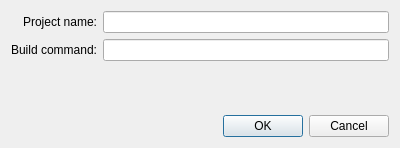
<ui version="4.0" >
 <class>ProjectProperties</class>
 <widget class="QDialog" name="ProjectProperties" >
  <property name="geometry" >
   <rect>
    <x>0</x>
    <y>0</y>
    <width>400</width>
    <height>148</height>
   </rect>
  </property>
  <property name="windowTitle" >
   <string>Project Properties</string>
  </property>
  <layout class="QVBoxLayout" >
   <item>
    <layout class="QGridLayout" >
     <item row="0" column="0" >
      <widget class="QLabel" name="label_2" >
       <property name="text" >
        <string>Project name:</string>
       </property>
       <property name="alignment" >
        <set>Qt::AlignRight|Qt::AlignTrailing|Qt::AlignVCenter</set>
       </property>
       <property name="buddy" >
        <cstring>projectNameField</cstring>
       </property>
      </widget>
     </item>
     <item row="0" column="1" >
      <widget class="QLineEdit" name="projectNameField" />
     </item>
     <item row="1" column="0" >
      <widget class="QLabel" name="label" >
       <property name="text" >
        <string>Build command:</string>
       </property>
       <property name="alignment" >
        <set>Qt::AlignRight|Qt::AlignTrailing|Qt::AlignVCenter</set>
       </property>
       <property name="buddy" >
        <cstring>buildCommandField</cstring>
       </property>
      </widget>
     </item>
     <item row="1" column="1" >
      <widget class="QLineEdit" name="buildCommandField" />
     </item>
    </layout>
   </item>
   <item>
    <spacer>
     <property name="orientation" >
      <enum>Qt::Vertical</enum>
     </property>
     <property name="sizeHint" >
      <size>
       <width>20</width>
       <height>40</height>
      </size>
     </property>
    </spacer>
   </item>
   <item>
    <widget class="QDialogButtonBox" name="buttonBox" >
     <property name="orientation" >
      <enum>Qt::Horizontal</enum>
     </property>
     <property name="standardButtons" >
      <set>QDialogButtonBox::Cancel|QDialogButtonBox::NoButton|QDialogButtonBox::Ok</set>
     </property>
    </widget>
   </item>
  </layout>
 </widget>
 <resources/>
 <connections>
  <connection>
   <sender>buttonBox</sender>
   <signal>accepted()</signal>
   <receiver>ProjectProperties</receiver>
   <slot>accept()</slot>
   <hints>
    <hint type="sourcelabel" >
     <x>227</x>
     <y>278</y>
    </hint>
    <hint type="destinationlabel" >
     <x>157</x>
     <y>274</y>
    </hint>
   </hints>
  </connection>
  <connection>
   <sender>buttonBox</sender>
   <signal>rejected()</signal>
   <receiver>ProjectProperties</receiver>
   <slot>reject()</slot>
   <hints>
    <hint type="sourcelabel" >
     <x>295</x>
     <y>284</y>
    </hint>
    <hint type="destinationlabel" >
     <x>286</x>
     <y>274</y>
    </hint>
   </hints>
  </connection>
 </connections>
</ui>
